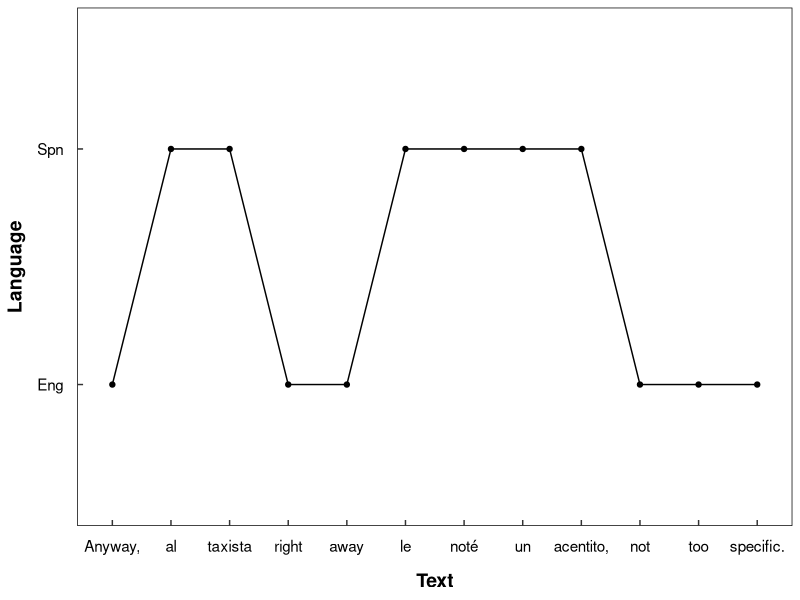
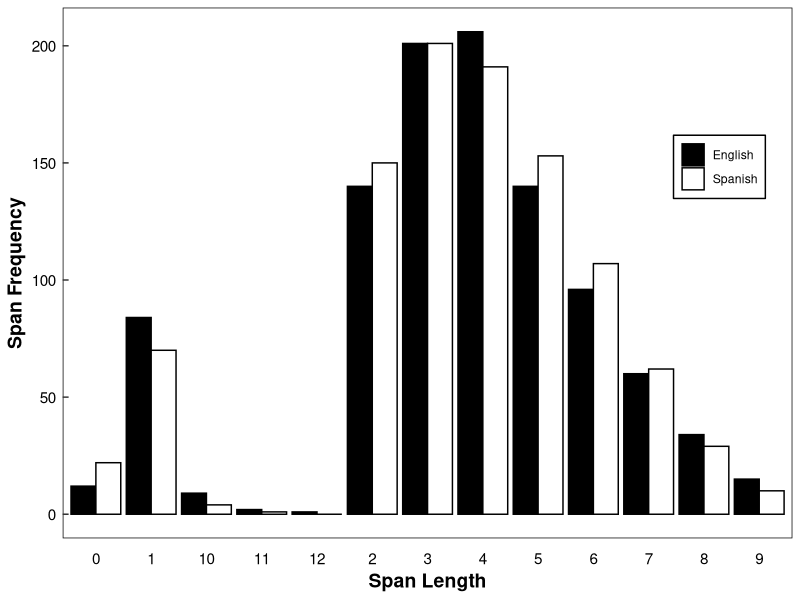

R code for these plots, in order:
library(ggplot2)
library(reshape2)

#Span Plot
#x-axis: token
#y-axis: corresponding language tag
text <- c("Anyway,", "al", "taxista", "right", "away", "le", "noté", "un", "acentito,", "not", "too", "specific.")
language <- c("Eng", "Spn", "Spn", "Eng", "Eng", "Spn", "Spn", "Spn", "Spn", "Eng", "Eng", "Eng")
mydata1 <- data.frame(text, language)   #data frame needs to be in this format: token | tag
ggplot(data = mydata1, 
       aes(x = factor(text, levels = text), 
           y = factor(language), group = 1)) + 
  geom_line() + 
  geom_point() +
  xlab("Text") +            #change x-axis title
  ylab("Language") +        #change y-axis title
  theme(panel.grid.major = element_blank(), 
        panel.grid.minor = element_blank(),
        panel.background = element_blank(), 
        panel.border = element_rect(fill = NA, 
                                    colour = "black")) +
  theme(axis.ticks.length = unit(-0.15, "cm"), 
        axis.text.x = element_text(margin = margin(10,10,10,5,"pt")),
        axis.text.y = element_text(margin = margin(10,10,10,5,"pt")),
        axis.text=element_text(size=11, colour = "black"),
        axis.title=element_text(size=14,face="bold"))

#Span Distribution
#x-axis: span length
#y-axis: span frequency
sspan <- factor(rpois(1000,4), ordered = TRUE)
espan <- factor(rpois(1000,4), ordered = TRUE)
mydata2 <- data.frame(sspan, espan)
freq <- table(col(mydata2), as.matrix(mydata2))
freq <- freq[,as.character(0:12)]
Names <- as.character(c(0:12))
data <- data.frame(t(cbind(freq)), Names) #data frame need to be in this format: 
data.m <- melt(data, id.vars = 'Names')   #span length | lang1's span frequency | lang2's span frequency

ggplot(data = data.m, 
       aes(x = Names, 
           y = value)) + 
  geom_bar(aes(fill = variable), 
           stat = "identity", 
           position = "dodge",
           color = "black") +
  scale_fill_manual(values = c("black", "white"),
                    breaks=c("X1", "X2"),
                    labels=c("English", "Spanish")) +  #change legend level
  theme(legend.position = c(0.9,0.7),
        legend.background = element_rect(colour ="black"),
        legend.title=element_blank()) +
  theme(panel.grid.major = element_blank(), 
        panel.grid.minor = element_blank(),
        panel.background = element_blank(), 
        panel.border = element_rect(fill = NA, 
                                    colour = "black")) +
  theme(axis.ticks.x = element_blank(),
        axis.ticks.length = unit(-0.15, "cm"), 
        axis.text.x = element_text(margin = margin(10,1,1,1,"pt")),
        axis.text.y = element_text(margin = margin(1,5,1,1,"pt")),
        axis.text=element_text(size=11, colour = "black"),
        axis.title=element_text(size=14,face="bold")) +
  xlab("Span Length") +       #change x-axis title
  ylab("Span Frequency")      #change y-axis title


